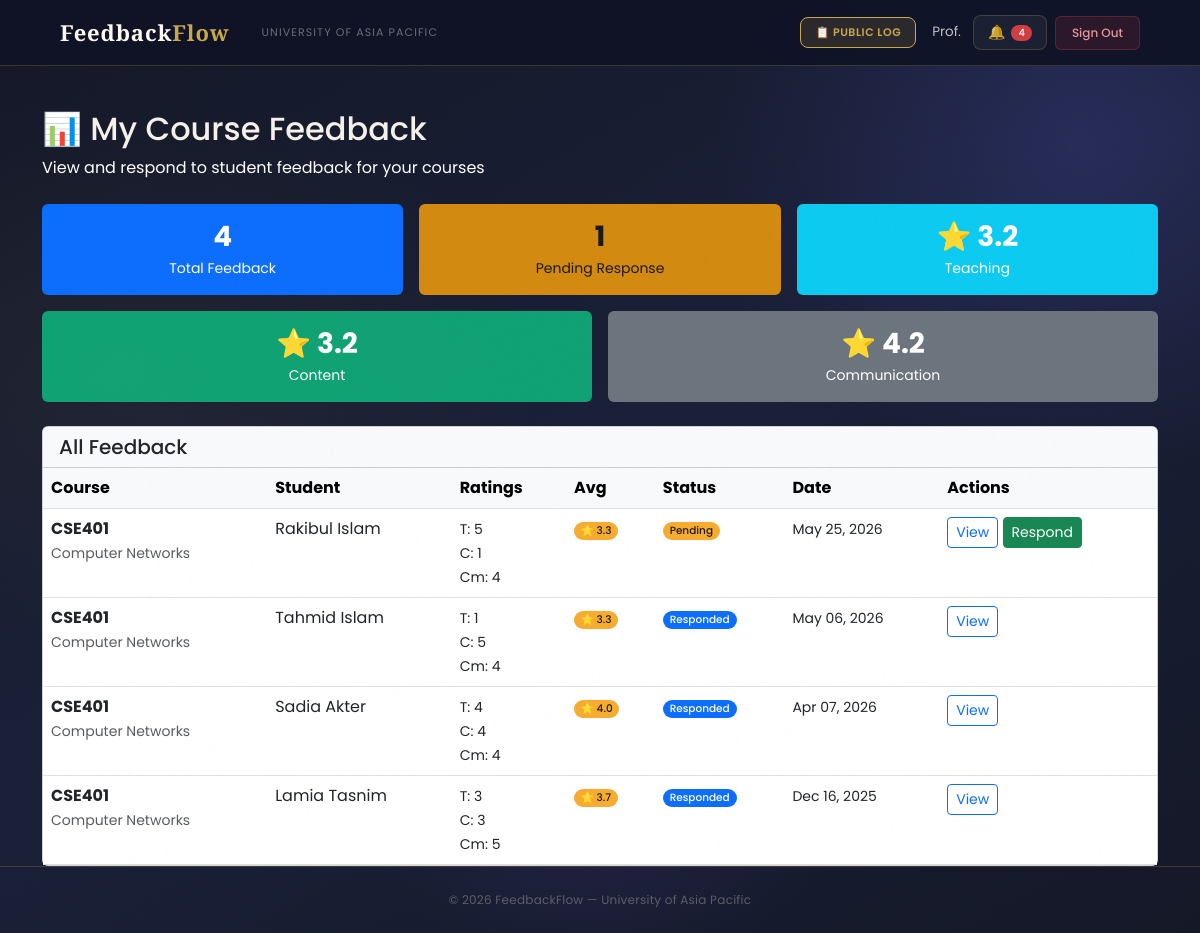
The page /feedback/faculty/list/ (signed in) on the database its author committed.
### users/models.py (models this page shows, shortened)
class User(AbstractBaseUser, PermissionsMixin):
    ROLE_CHOICES = (
        ('Student',   'Student'),
        ('Faculty',   'Faculty'),
        ('HOD',       'Head of Department'),
        ('Staff',     'Staff'),
        ('DAO',       'Dean of Administration Office'),
        ('Admin',     'Administrator'),
        ('Committee', 'Committee Member'),
    )
    DEPARTMENT_CHOICES = (
        ('DBA',          'Department of Business Administration'),
        ('CSE',          'Department of Computer Science and Engineering'),
        ('CE',           'Department of Civil Engineering'),
        ('EEE',          'Department of Electrical and Electronic Engineering'),
        ('Pharmacy',     'Department of Pharmacy'),
        ('Law',          'Department of Law and Human Rights'),
        ('English',      'Department of English'),
        ('Architecture', 'Department of Architecture'),
    )
    COMMITTEE_TYPE_CHOICES = (
        ('Harassment Committee', 'Harassment Committee'),
        ('Proctorial Committee', 'Proctorial Committee'),
    )
    email          = models.EmailField(unique=True, max_length=255)
    full_name      = models.CharField(max_length=150)
    role           = models.CharField(max_length=20, choices=ROLE_CHOICES)
    department     = models.CharField(max_length=100, choices=DEPARTMENT_CHOICES, null=True, blank=True)
    student_id     = models.CharField(max_length=50, unique=True, null=True, blank=True)
    committee_type = models.CharField(max_length=50, choices=COMMITTEE_TYPE_CHOICES, null=True, blank=True)
    is_active      = models.BooleanField(default=True)
    is_staff       = models.BooleanField(default=False)
    created_at     = models.DateTimeField(auto_now_add=True)
    updated_at     = models.DateTimeField(auto_now=True)
    USERNAME_FIELD  = 'email'
    REQUIRED_FIELDS = ['full_name']
    objects = UserManager()
    class Meta:
        verbose_name        = 'User'
        verbose_name_plural = 'Users'
        ordering            = ['-created_at']
    def get_short_name(self):
        return self.full_name.split()[0] if self.full_name else self.email

### feedback/models.py (models this page shows, shortened)
class Feedback(models.Model):
    STATUS_CHOICES = (
        ('Pending', 'Pending Review'),
        ('Reviewed', 'Reviewed'),
        ('Responded', 'Responded'),
    )
    student = models.ForeignKey(
        settings.AUTH_USER_MODEL,
        on_delete=models.CASCADE,
        related_name='feedback_submitted'
    )
    course = models.ForeignKey(
        Course,
        on_delete=models.CASCADE,
        related_name='feedback_received'
    )
    faculty = models.ForeignKey(
        settings.AUTH_USER_MODEL,
        on_delete=models.SET_NULL,
        null=True,
        blank=True,
        related_name='feedback_received',
        limit_choices_to={'role__in': ['Faculty', 'HOD']}
    )
    teaching_rating = models.IntegerField(
        validators=[MinValueValidator(1), MaxValueValidator(5)],
        help_text='Rate teaching quality (1-5 stars)'
    )
    content_rating = models.IntegerField(
        validators=[MinValueValidator(1), MaxValueValidator(5)],
        help_text='Rate course content (1-5 stars)'
    )
    communication_rating = models.IntegerField(
        validators=[MinValueValidator(1), MaxValueValidator(5)],
        help_text='Rate communication (1-5 stars)'
    )
    comments = models.TextField(blank=True, null=True)
    SECTION_CHOICES = (
        ('A', 'Section A'),
        ('B', 'Section B'),
        ('C', 'Section C'),
        ('D', 'Section D'),
    )
    class_section = models.CharField(
        max_length=1,
        choices=SECTION_CHOICES,
        blank=True,
        null=True
    )
    is_anonymous = models.BooleanField(default=False)
    status = models.CharField(
        max_length=20,
        choices=STATUS_CHOICES,
        default='Pending'
    )
    feedback_period = models.ForeignKey(
        'FeedbackPeriod',
        on_delete=models.SET_NULL,
        null=True, blank=True,
        related_name='feedbacks',
        help_text='The feedback period/round this was submitted during'
    )
    submitted_at = models.DateTimeField(auto_now_add=True)
    reviewed_at = models.DateTimeField(blank=True, null=True)
    class Meta:
        ordering = ['-submitted_at']
        verbose_name = 'Feedback'
        verbose_name_plural = 'Feedback'
    def get_average_rating(self):
        return round((self.teaching_rating + self.content_rating + self.communication_rating) / 3, 1)

class Course(models.Model):
    course_code = models.CharField(max_length=20, unique=True)
    course_name = models.CharField(max_length=200)
    department = models.CharField(max_length=100)
    semester = models.CharField(max_length=50)
    is_active = models.BooleanField(default=True)
    created_at = models.DateTimeField(auto_now_add=True)
    class Meta:
        ordering = ['course_code']
        verbose_name = 'Course'
        verbose_name_plural = 'Courses'

### feedback/views.py (the view)
# urls.py: path('faculty/list/', views.faculty_feedback_list, name='faculty_feedback_list'),
@login_required
def faculty_feedback_list(request):
    if request.user.role not in ['Faculty', 'HOD']:
        messages.error(request, 'Access denied. Faculty only.')
        return redirect('login')
    feedback_list = Feedback.objects.filter(
        faculty=request.user
    ).select_related('course', 'student').order_by('-submitted_at')
    total_feedback = feedback_list.count()
    pending_response = feedback_list.filter(status='Pending').count()
    avg_ratings = feedback_list.aggregate(
        avg_teaching=Avg('teaching_rating'),
        avg_content=Avg('content_rating'),
        avg_communication=Avg('communication_rating')
    )
    context = {
        'feedback_list': feedback_list,
        'total_feedback': total_feedback,
        'pending_response': pending_response,
        'avg_teaching': round(avg_ratings['avg_teaching'] or 0, 1),
        'avg_content': round(avg_ratings['avg_content'] or 0, 1),
        'avg_communication': round(avg_ratings['avg_communication'] or 0, 1),
        'page_title': 'My Course Feedback'
    }
    return render(request, 'feedback/faculty_feedback_list.html', context)

### users/context_processors.py (called while the page is built)
def notifications_count(request):
    if request.user.is_authenticated:
        from users.models import Notification, Announcement
        count = Notification.objects.filter(
            recipient=request.user,
            is_read=False
        ).count()
        active_announcements = []
        for ann in Announcement.objects.filter(is_active=True).order_by('-created_at')[:10]:
            if ann.is_visible_to(request.user):
                active_announcements.append(ann)
            if len(active_announcements) >= 3:
                break
        return {
            'unread_notifications_count': count,
            'active_announcements': active_announcements,
        }
    return {'unread_notifications_count': 0, 'active_announcements': []}

### feedback/templates/feedback/faculty_feedback_list.html (shortened to what this page needs)
{% extends 'users/base.html' %}
{% block content %}
<div class="container mt-4">
    <div class="mb-4">
        <h2>📊 My Course Feedback</h2>
        <p class="text-white mb-0">View and respond to student feedback for your courses</p>
    </div>
<div class="row mb-4 g-3">
    <div class="col-md-4 col-sm-6">
        <div class="stat-card-small bg-primary text-white text-center rounded p-3">
            <h3 class="mb-1 fw-bold">{{ total_feedback }}</h3>
            <p class="mb-0 small">Total Feedback</p>
        </div>
    </div>
    <div class="col-md-4 col-sm-6">
        <div class="stat-card-small bg-warning text-dark text-center rounded p-3">
            <h3 class="mb-1 fw-bold">{{ pending_response }}</h3>
            <p class="mb-0 small">Pending Response</p>
        </div>
    </div>
    <div class="col-md-4 col-sm-6">
        <div class="stat-card-small bg-info text-white text-center rounded p-3">
            <h3 class="mb-1 fw-bold">⭐ {{ avg_teaching }}</h3>
            <p class="mb-0 small">Teaching</p>
        </div>
    </div>
    <div class="col-md-6 col-sm-6">
        <div class="stat-card-small bg-success text-white text-center rounded p-3">
            <h3 class="mb-1 fw-bold">⭐ {{ avg_content }}</h3>
            <p class="mb-0 small">Content</p>
        </div>
    </div>
    <div class="col-md-6 col-sm-6">
        <div class="stat-card-small bg-secondary text-white text-center rounded p-3">
            <h3 class="mb-1 fw-bold">⭐ {{ avg_communication }}</h3>
            <p class="mb-0 small">Communication</p>
        </div>
    </div>
</div>
    {% if feedback_list %}
        <div class="card">
            <div class="card-header bg-light">
                <h5 class="mb-0">All Feedback</h5>
            </div>
            <div class="card-body p-0">
                <div class="table-responsive">
                    <table class="table table-hover mb-0">
                        <thead class="table-light">
                            <tr>
                                <th>Course</th>
                                <th>Student</th>
                                <th>Ratings</th>
                                <th>Avg</th>
                                <th>Status</th>
                                <th>Date</th>
                                <th>Actions</th>
                            </tr>
                        </thead>
                        <tbody>
                            {% for feedback in feedback_list %}
                            <tr>
                                <td>
                                    <strong>{{ feedback.course.course_code }}</strong><br>
                                    <small class="text-muted">{{ feedback.course.course_name|truncatewords:4 }}</small>
                                </td>
                                <td>
                                    {% if feedback.is_anonymous %}
                                        <span class="badge bg-secondary">Anonymous</span>
                                    {% else %}
                                        {{ feedback.student.full_name }}
                                    {% endif %}
                                </td>
                                <td>
                                    <small>
                                        T: {{ feedback.teaching_rating }}<br>
                                        C: {{ feedback.content_rating }}<br>
                                        Cm: {{ feedback.communication_rating }}
                                    </small>
                                </td>
                                <td>
                                    <span class="badge bg-warning text-dark">
                                        ⭐ {{ feedback.get_average_rating }}
                                    </span>
                                </td>
                                <td>
                                    <span class="badge
                                        {% if feedback.status == 'Pending' %}bg-warning text-dark
                                        {% elif feedback.status == 'Reviewed' %}bg-success
                                        {% elif feedback.status == 'Responded' %}bg-primary
                                        {% endif %}">
                                        {{ feedback.status }}
                                    </span>
                                </td>
                                <td>
                                    <small>{{ feedback.submitted_at|date:"M d, Y" }}</small>
                                </td>
                                <td>
                                    <a href="{% url 'feedback_detail' feedback.id %}" class="btn btn-sm btn-outline-primary">
                                        View
                                    </a>
                                    {% if feedback.status == 'Pending' %}
                                        <a href="{% url 'respond_to_feedback' feedback.id %}" class="btn btn-sm btn-success">
                                            Respond
                                        </a>
                                    {% endif %}
                                </td>
                            </tr>
                            {% endfor %}
                        </tbody>
                    </table>
                </div>
            </div>
        </div>
    {% endif %}
</div>
{% endblock %}

### users/templates/users/base.html (shortened to what this page needs)
<!DOCTYPE html>
<html lang="en">
<head>
    <link href="https://cdn.jsdelivr.net/npm/bootstrap@5.3.0/dist/css/bootstrap.min.css" rel="stylesheet">
</head>
<body>
    <nav class="navbar navbar-expand-lg">
        <div class="container-fluid d-flex align-items-center gap-3">
            <a class="navbar-brand" href="/">Feedback<em>Flow</em></a>
            <span class="navbar-text d-none d-md-inline">University of Asia Pacific</span>
            {% if user.is_authenticated %}
            <div class="ms-auto d-flex align-items-center gap-2">
                <a href="{% url 'public_log' %}" class="btn-bell"
                    style="font-size:11px; font-weight:600; text-transform:uppercase; letter-spacing:0.05em; background:rgba(201,168,76,.15); color:var(--gold) !important; border-color:var(--gold) !important;">
                    📋 Public Log
                </a>
                <span class="nav-user-info d-none d-md-inline ms-2">{{ user.get_short_name }}</span>
                <a href="{% url 'notifications' %}" class="btn-bell ms-1">
                    🔔
                    {% if unread_notifications_count > 0 %}
                    <span class="badge bg-danger" style="font-size:10px;padding:3px 7px;">{{ unread_notifications_count }}</span>
                    {% endif %}
                </a>
                <a href="{% url 'logout' %}" class="btn-logout">Sign Out</a>
            </div>
            {% endif %}
        </div>
    </nav>
    <main>
        {% block content %}{% endblock %}
    </main>
    <footer>
        <p>© 2026 FeedbackFlow — University of Asia Pacific</p>
    </footer>
</body>
</html>

### rows shown on the page
User: get_short_name "Prof."
Feedback: course.course_code "CSE401", course.course_name "Computer Networks", student.full_name "Rakibul Islam", teaching_rating "5", content_rating "1", communication_rating "4", get_average_rating "3.3", status "Pending", submitted_at "May 25, 2026", shows "Respond"
Feedback: course.course_code "CSE401", course.course_name "Computer Networks", student.full_name "Tahmid Islam", teaching_rating "1", content_rating "5", communication_rating "4", get_average_rating "3.3", status "Responded", submitted_at "May 06, 2026"
Feedback: course.course_code "CSE401", course.course_name "Computer Networks", student.full_name "Sadia Akter", teaching_rating "4", content_rating "4", communication_rating "4", get_average_rating "4.0", status "Responded", submitted_at "Apr 07, 2026"
Feedback: course.course_code "CSE401", course.course_name "Computer Networks", student.full_name "Lamia Tasnim", teaching_rating "3", content_rating "3", communication_rating "5", get_average_rating "3.7", status "Responded", submitted_at "Dec 16, 2025"

### other values the page prints
{{ unread_notifications_count }} "4"
{{ total_feedback }} "4"
{{ pending_response }} "1"
{{ avg_teaching }} "3.2"
{{ avg_content }} "3.2"
{{ avg_communication }} "4.2"
